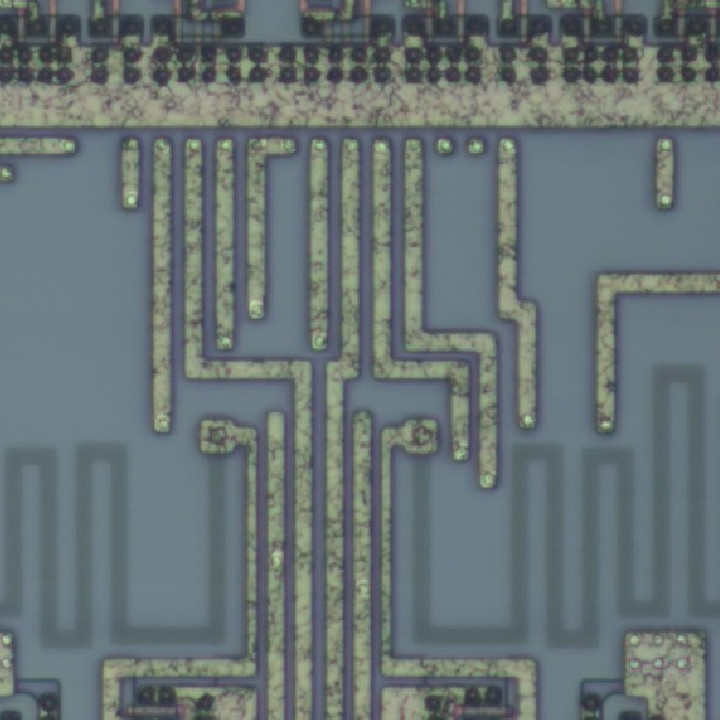
#> input picture data/testData/colarDemo.jpg, 720 x 720 px
$ python edgeDetect.py   (older library calls are emulated)
#> lines starting #> are read from the running program, lines starting #| are printed output that depends on the picture; after the words box and inside, x2 and y2 are one past the last pixel; in counts of white or black regions, pixels touching at a corner belong together
import cv2
import numpy as np
import matplotlib.pyplot as plt

#读图
img = cv2.imread("../data/testData/colarDemo.jpg")
#> img is the input picture: shape (720, 720, 3); mean B, G, R 117.4, 115.5, 104.3
rgb_img = cv2.cvtColor(img, cv2.COLOR_BGR2RGB)

#灰度图
grayImage = cv2.cvtColor(img, cv2.COLOR_BGR2GRAY)

#阈值处理
ret, binary = cv2.threshold(grayImage, 127, 255, cv2.THRESH_BINARY)
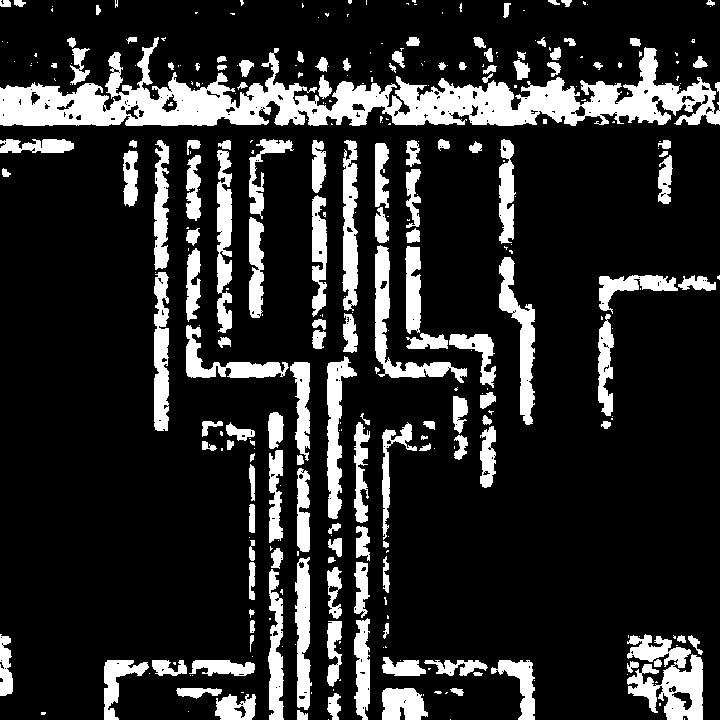
#> binary: shape (720, 720); 17.3% white; 328 white regions (182 under 20 px), largest, box (x1, y1, x2, y2) and area: (0, 37, 720, 126) 24444, (627, 634, 703, 720) 3729, (375, 245, 467, 383) 2410

#Roberts算子
kernelx = np.array([[-1,0],[0,1]], dtype = int)
kernely = np.array([[0,-1],[1,0]], dtype = int)
x = cv2.filter2D(binary, cv2.CV_16S, kernelx)
y = cv2.filter2D(binary, cv2.CV_16S, kernely)
absX = cv2.convertScaleAbs(x)
#> absX: shape (720, 720); 4.4% white in thin lines or dots
absY = cv2.convertScaleAbs(y)
#> absY: shape (720, 720); 4.4% white in thin lines or dots
Roberts = cv2.addWeighted(absX, 0.5, absY, 0.5,0)

#Prewitt算子
kernelx = np.array([[1,1,1],[0,0,0],[-1,-1,-1]], dtype = int)
kernely = np.array([[-1,0,1],[-1,0,1],[-1,0,1]], dtype = int)
x = cv2.filter2D(binary, cv2.CV_16S, kernelx)
y = cv2.filter2D(binary, cv2.CV_16S, kernely)
absX = cv2.convertScaleAbs(x)
#> absX: shape (720, 720); 8.2% white in thin lines or dots
absY = cv2.convertScaleAbs(y)
#> absY: shape (720, 720); 9.3% white in thin lines or dots
Prewitt = cv2.addWeighted(absX, 0.5, absY, 0.5,0)

#Sobel
x = cv2.filter2D(binary, cv2.CV_16S, 1, 0)
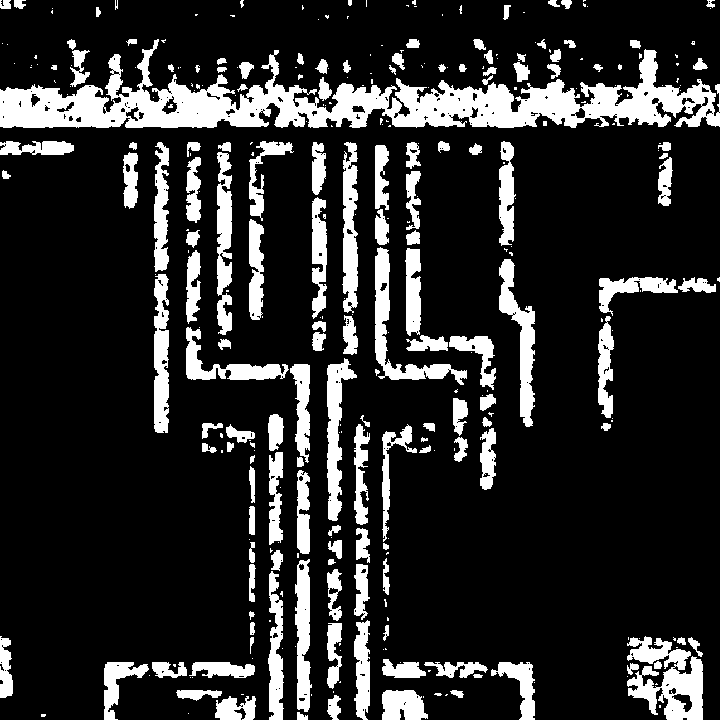
#> x: shape (720, 720) int16; 17.2% white; 326 white regions (177 under 20 px), largest, box (x1, y1, x2, y2) and area: (0, 39, 720, 128) 24444, (627, 636, 703, 720) 3667, (375, 247, 467, 385) 2410
y = cv2.filter2D(binary, cv2.CV_16S, 0, 1)
#> y: shape (720, 720) int16; every value is 0
absX = cv2.convertScaleAbs(x)
absY = cv2.convertScaleAbs(y)
#> absY: shape (720, 720); every value is 0
Sobel = cv2.addWeighted(absX, 0.5, absY, 0.5,0)

#Laplacian
dst = cv2.Laplacian(binary, cv2.CV_16S, ksize=3)
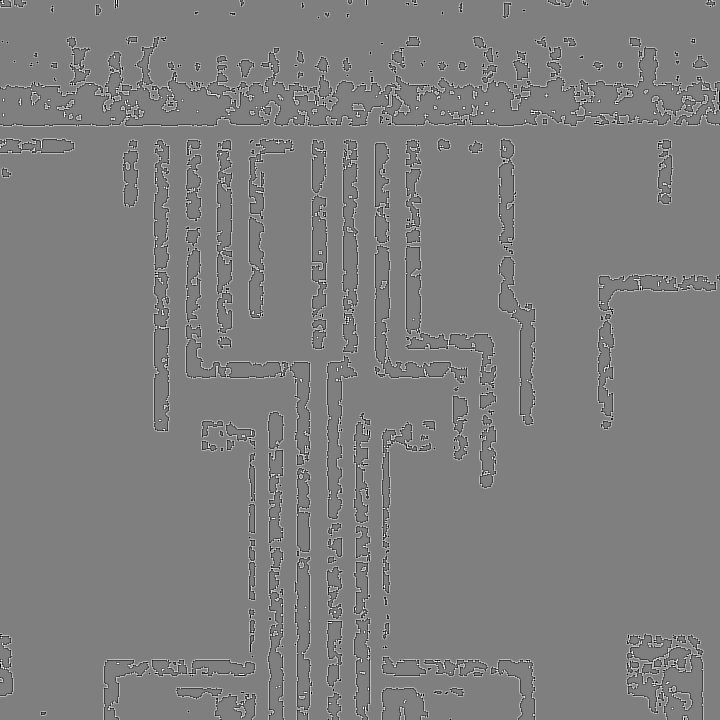
#> dst: shape (720, 720) int16; min -2040, max 2040, mean -0.1; drawn with min black and max white
Laplacian = cv2.convertScaleAbs(dst)
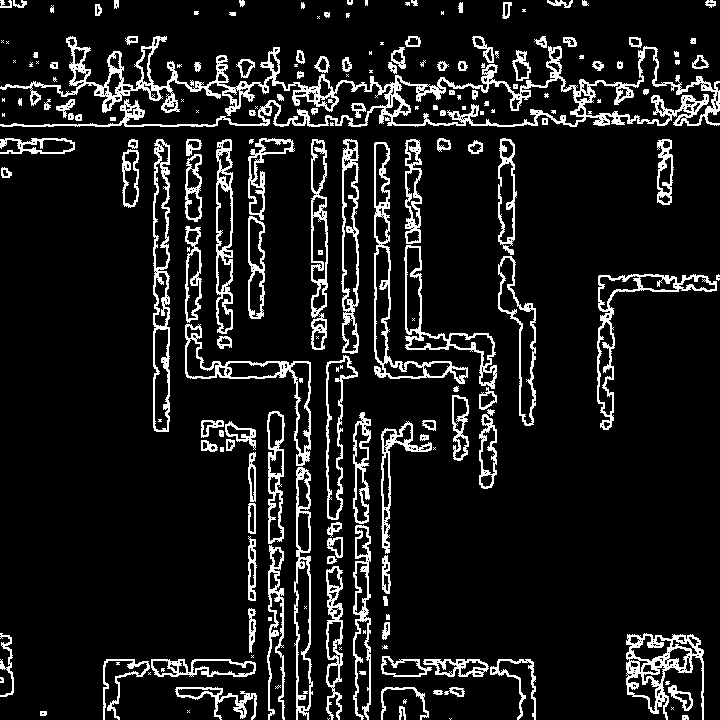
#> Laplacian: shape (720, 720); 10.7% white in thin lines or dots

#Scharr
x = cv2.Scharr(binary, cv2.CV_32F, 1, 0)
y = cv2.Scharr(binary, cv2.CV_32F, 0, 1)
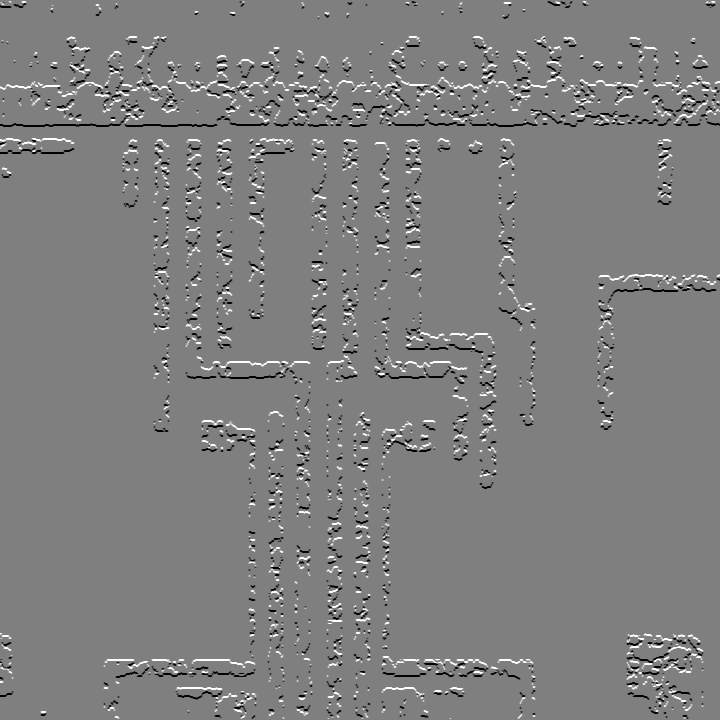
#> y: shape (720, 720) float32; min -4080, max 4080, mean 1.8; drawn with min black and max white
absX = cv2.convertScaleAbs(x)
#> absX: shape (720, 720); 9.3% white in thin lines or dots
absY = cv2.convertScaleAbs(y)
#> absY: shape (720, 720); 8.2% white in thin lines or dots
Scharr = cv2.addWeighted(absX, 0.5, absY, 0.5,0)

#Canny
gaussianBlur = cv2.GaussianBlur(binary, (3,3), 0)#高斯滤波
Canny = cv2.Canny(gaussianBlur, 50, 100)
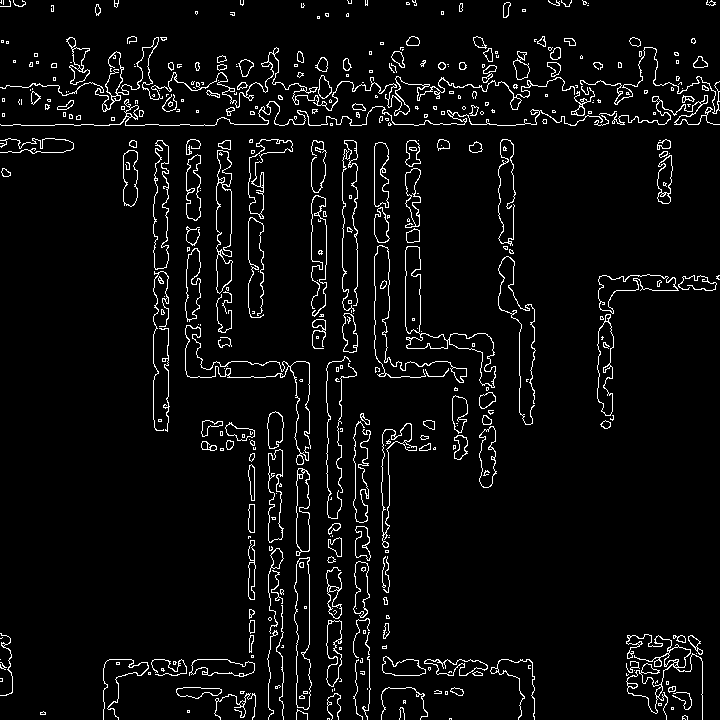
#> Canny: shape (720, 720); 4.8% white in thin lines or dots

#LOG
gaussianBlur = cv2.GaussianBlur(binary, (3,3), 0)#高斯滤波
dst = cv2.Laplacian(gaussianBlur, cv2.CV_16S, ksize=3)
LOG = cv2.convertScaleAbs(dst)
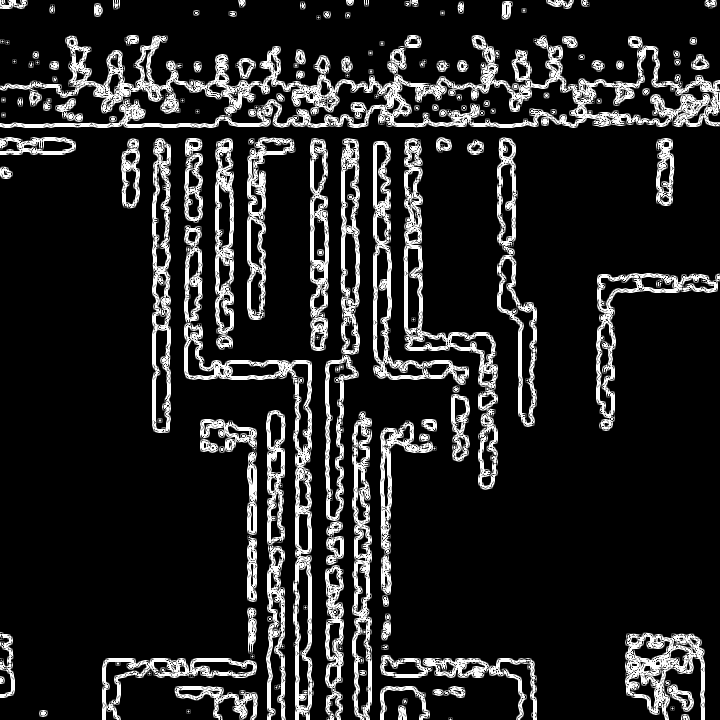
#> LOG: shape (720, 720); min 0, max 255, mean 36.1

#效果图
titles=['(a)Source Image', '(b)Binary Image', '(c)Roberts', '(d)Prewitt'
    , '(e)Sobel', '(f)Laplacian', '(g)Scharr', '(h)Canny', '(i)LOG']
images = [rgb_img, binary, Roberts, Prewitt, Sobel, Laplacian, Scharr, Canny, LOG]

for i in range(9):
    plt.subplot(3, 3, i+1)
    plt.imshow(images[i], 'gray')
    plt.title(titles[i])
plt.xticks([])
plt.yticks([])
plt.show()
